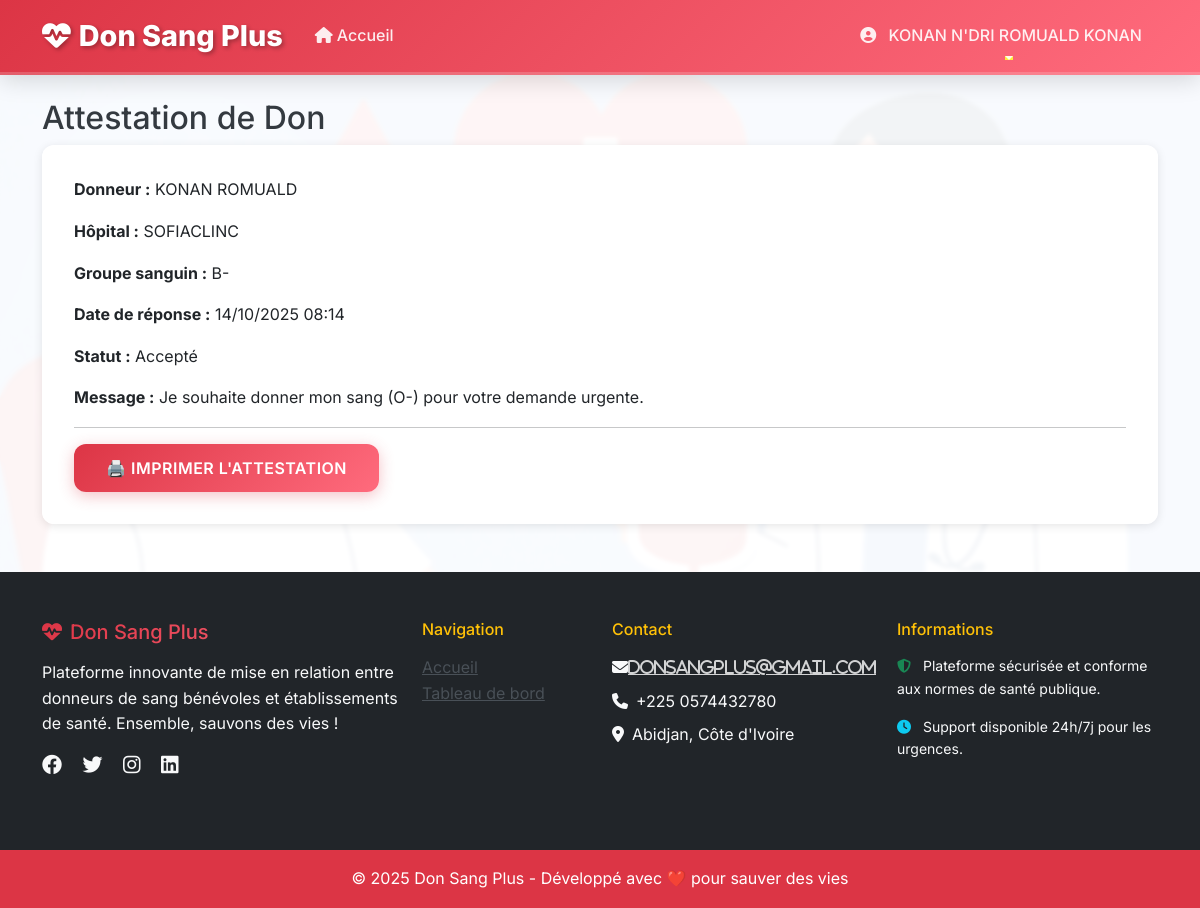
Screenshot of /donations/response/8/ (signed in) with the database file from the repository.
### accounts/models.py (models this page shows, shortened)
class CustomUser(AbstractUser):
    USER_TYPE_CHOICES = [
        ('donor', 'Donneur'),
        ('hospital', 'Hôpital'),
    ]
    VERIFICATION_STATUS_CHOICES = [
        ('pending', 'En attente de vérification'),
        ('approved', 'Approuvé'),
        ('rejected', 'Rejeté'),
    ]
    email = models.EmailField(unique=True, verbose_name="Email")
    BLOOD_TYPE_CHOICES = [
        ('A+', 'A+'),
        ('A-', 'A-'),
        ('B+', 'B+'),
        ('B-', 'B-'),
        ('AB+', 'AB+'),
        ('AB-', 'AB-'),
        ('O+', 'O+'),
        ('O-', 'O-'),
    ]
    HOSPITAL_TYPE_CHOICES = [
        ('public', 'Hôpital public'),
        ('private', 'Clinique privée'),
        ('chu', 'CHU (Centre Hospitalier Universitaire)'),
        ('military', 'Hôpital militaire'),
        ('other', 'Autre'),
    ]
    user_type = models.CharField(max_length=10, choices=USER_TYPE_CHOICES)
    city = models.CharField(max_length=100, blank=True)
    phone = models.CharField(max_length=20, blank=True)
    blood_type = models.CharField(max_length=3, blank=True, null=True)
    birth_date = models.DateField(blank=True, null=True)
    profile_picture = models.ImageField(upload_to='profile_pics/', blank=True, null=True)
    medical_history = models.TextField(blank=True, null=True, verbose_name="Antécédents médicaux")  # ✅ AJOUTE CETTE LIGNE
    hospital_name = models.CharField(max_length=200, blank=True)
    hospital_type = models.CharField(
        max_length=50,
        choices=HOSPITAL_TYPE_CHOICES,  # ✅ AJOUTE LES CHOICES
        blank=True
    )
    address = models.TextField(blank=True)
    is_verified = models.BooleanField(default=False, verbose_name="Vérifié")
    verification_status = models.CharField(
        max_length=20,
        choices=VERIFICATION_STATUS_CHOICES,
        default='pending',
        verbose_name="Statut de vérification"
    )
    hospital_license_number = models.CharField(
        max_length=50,
        blank=True,
        null=True,
        verbose_name="Numéro de licence hôpital"
    )
    verification_notes = models.TextField(
        blank=True,
        null=True,
        verbose_name="Notes de vérification (admin)"
    )
    verified_at = models.DateTimeField(null=True, blank=True, verbose_name="Vérifié le")
    verified_by = models.ForeignKey(
        'self',
        on_delete=models.SET_NULL,
        null=True,
        blank=True,
        verbose_name="Vérifié par"
    )
    class Meta:
        verbose_name = "Utilisateur"
        verbose_name_plural = "Utilisateurs"
    USERNAME_FIELD = 'email'
    REQUIRED_FIELDS = ['username']

### donations/models.py (models this page shows, shortened)
class DonationResponse(models.Model):
    STATUS_CHOICES = (
        ('pending', 'En attente'),
        ('accepted', 'Accepté'),
        ('rejected', 'Refusé'),
        ('completed', 'Terminé'),
        ('unsatisfied', 'Insatisfait'),
    )
    donor = models.ForeignKey(User, on_delete=models.CASCADE, limit_choices_to={'user_type': 'donor'})
    blood_request = models.ForeignKey(BloodRequest, on_delete=models.CASCADE)
    status = models.CharField(max_length=20, choices=STATUS_CHOICES, default='pending')
    response_date = models.DateTimeField(auto_now_add=True)
    message = models.TextField(blank=True, help_text="Message au donneur")
    class Meta:
        unique_together = ['donor', 'blood_request']

class BloodRequest(models.Model):
    URGENCY_CHOICES = (
        ('immediate', 'Immédiat (urgence vitale)'),
        ('24h', 'Dans les 24h'),
        ('planned', 'Planifié'),
    )
    STATUS_CHOICES = (
        ('pending', 'En attente'),
        ('approved', 'Approuvé'),
        ('completed', 'Effectué'),
        ('cancelled', 'Annulé'),
        ('rejected', 'Rejeté'),
    )
    hospital = models.ForeignKey(User, on_delete=models.CASCADE, limit_choices_to={'user_type': 'hospital'})
    blood_type = models.CharField(max_length=3, choices=User.BLOOD_TYPE_CHOICES)
    quantity = models.PositiveIntegerField(help_text="Nombre de poches de sang nécessaires")
    urgency = models.CharField(max_length=10, choices=URGENCY_CHOICES)
    status = models.CharField(max_length=20, choices=STATUS_CHOICES, default='pending')
    address = models.CharField(max_length=255)
    city = models.CharField(max_length=100)
    deadline = models.DateTimeField()
    description = models.TextField(blank=True)
    is_fulfilled = models.BooleanField(default=False)
    created_at = models.DateTimeField(auto_now_add=True)
    updated_at = models.DateTimeField(auto_now=True)

### donations/views.py (the view)
# urls.py: path('response/<int:response_id>/', views.response_detail, name='response_detail'),
@login_required
def response_detail(request, response_id):
    try:
        response = get_object_or_404(DonationResponse, id=response_id)
        return render(request, 'donations/response_detail.html', {'response': response})
    except Exception as e:
        print(f"Erreur response_detail: {e}")
        messages.error(request, "❌ Erreur lors du chargement des détails.")
        return redirect('donations:dashboard')

### donations/templates/donations/response_detail.html
{% extends 'base.html' %}
{% block content %}
<div class="container mt-4">
    <h2>Attestation de Don</h2>
    <div class="card">
        <div class="card-body">
            <p><strong>Donneur :</strong> {{ response.donor.get_full_name }}</p>
            <p><strong>Hôpital :</strong> {{ response.blood_request.hospital.hospital_name }}</p>
            <p><strong>Groupe sanguin :</strong> {{ response.blood_request.blood_type }}</p>
            <p><strong>Date de réponse :</strong> {{ response.response_date|date:"d/m/Y H:i" }}</p>
            <p><strong>Statut :</strong> {{ response.get_status_display }}</p>
            <p><strong>Message :</strong> {{ response.message }}</p>
            <hr>
            <button onclick="window.print()" class="btn btn-primary">🖨️ Imprimer l'attestation</button>
        </div>
    </div>
</div>
{% endblock %}

### accounts/templates/base.html (shortened to what this page needs)
{% load static %}
<!DOCTYPE html>
<html lang="fr">
<head>
    <link href="https://cdn.jsdelivr.net/npm/bootstrap@5.3.0/dist/css/bootstrap.min.css" rel="stylesheet">
    <link rel="stylesheet" href="https://cdnjs.cloudflare.com/ajax/libs/font-awesome/6.4.0/css/all.min.css">
    <link href="{% static 'css/style.css' %}" rel="stylesheet">
</head>
<body>
    <nav class="navbar navbar-expand-lg navbar-dark">
        <div class="container">
            <a class="navbar-brand glow-effect" href="/">
                <i class="fas fa-heart-pulse me-2"></i>Don Sang Plus
            </a>
            <div class="collapse navbar-collapse" id="mainNavbar">
                <ul class="navbar-nav me-auto">
                    <li class="nav-item">
                        <a class="nav-link" href="/">
                            <i class="fas fa-home me-1"></i>Accueil
                        </a>
                    </li>
                </ul>
                <ul class="navbar-nav ms-auto">
                    {% if user.is_authenticated %}
                        <li class="nav-item dropdown">
                            <a class="nav-link dropdown-toggle" href="#" data-bs-toggle="dropdown">
                                {% if user.profile_picture %}
                                <img src="{{ user.profile_picture.url }}" alt="Profil" class="rounded-circle me-2" width="30" height="30">
                                {% else %}
                                <i class="fas fa-user-circle me-2"></i>
                                {% endif %}
                                {{ user.get_full_name|default:user.username }}
                            </a>
                        </li>
                    {% endif %}
                </ul>
            </div>
        </div>
    </nav>
    <main>
        {% block content %}{% endblock %}
    </main>
    <footer class="bg-dark text-white mt-5">
        <div class="container py-5">
            <div class="row">
                <div class="col-lg-4 mb-4">
                    <h5 class="text-gradient mb-3">
                        <i class="fas fa-heart-pulse me-2"></i>Don Sang Plus
                    </h5>
                    <p class="text-light">
                        Plateforme innovante de mise en relation entre donneurs de sang bénévoles et établissements de santé.
                        Ensemble, sauvons des vies !
                    </p>
                    <div class="social-links">
                        <a href="#" class="text-light me-3"><i class="fab fa-facebook fa-lg"></i></a>
                        <a href="#" class="text-light me-3"><i class="fab fa-twitter fa-lg"></i></a>
                        <a href="#" class="text-light me-3"><i class="fab fa-instagram fa-lg"></i></a>
                        <a href="#" class="text-light"><i class="fab fa-linkedin fa-lg"></i></a>
                    </div>
                </div>
                <div class="col-lg-2 col-md-6 mb-4">
    <h6 class="text-warning mb-3">Navigation</h6>
    <ul class="list-unstyled">
        <li><a href="/" class="text-light-emphasis">Accueil</a></li>
        {% if user.is_authenticated %}
        <li>
            {% if user.user_type == 'donor' %}
            <a href="/donations/donor-dashboard/" class="text-light-emphasis">Tableau de bord</a>
            {% else %}
            <a href="/donations/hospital-dashboard/" class="text-light-emphasis">Tableau de bord</a>
            {% endif %}
        </li>
        {% else %}
        <li><a href="/accounts/signup/donor/" class="text-light-emphasis">Devenir donneur</a></li>
        <li><a href="/accounts/signup/hospital/" class="text-light-emphasis">Espace hôpital</a></li>
        {% endif %}
    </ul>
</div>
                <div class="col-lg-3 col-md-6 mb-4">
                    <h6 class="text-warning mb-3">Contact</h6>
                    <ul class="list-unstyled text-light">
                        <li class="mb-2"><i class="fas fa-envelope me-2"><a href="mailto:donsangplus@gmail.com">donsangplus@gmail.com</a></i></li>
                        <li class="mb-2"><i class="fas fa-phone me-2"></i>+225 0574432780</li>
                        <li class="mb-2"><i class="fas fa-map-marker-alt me-2"></i>Abidjan, Côte d'Ivoire</li>
                    </ul>
                </div>
                <div class="col-lg-3 mb-4">
                    <h6 class="text-warning mb-3">Informations</h6>
                    <p class="text-light small">
                        <i class="fas fa-shield-alt me-2 text-success"></i>
                        Plateforme sécurisée et conforme aux normes de santé publique.
                    </p>
                    <p class="text-light small">
                        <i class="fas fa-clock me-2 text-info"></i>
                        Support disponible 24h/7j pour les urgences.
                    </p>
                </div>
            </div>
        </div>
        <div class="text-center py-3 bg-danger">
            <p class="mb-0">&copy; {% now "Y" %} Don Sang Plus - Développé avec ❤️ pour sauver des vies</p>
        </div>
    </footer>
</body>
</html>

### static/css/style.css (style rules this page uses)
:root { --primary-color: #dc3545; --secondary-color: #17a2b8; --success-color: #28a745; --warning-color: #ffc107; --danger-color: #dc3545; --info-color: #17a2b8; --light-color: #f8f9fae3; --dark-color: #343a40; --gradient-primary: linear-gradient(135deg, #dc3545 0%, #ff6b7d 100%); --gradient-secondary: linear-gradient(135deg, #17a2b8 0%, #56ccf2 100%); --shadow-light: 0 2px 10px rgba(0,0,0,0.1); --shadow-medium: 0 5px 25px rgba(0,0,0,0.15); --shadow-heavy: 0 10px 40px rgba(0,0,0,0.2); --border-radius: 12px; --transition: all 0.3s cubic-bezier(0.4, 0, 0.2, 1); }
* { margin: 0; padding: 0; box-sizing: border-box; }
body { font-family: 'Inter', 'Segoe UI', Tahoma, Geneva, Verdana, sans-serif; line-height: 1.6; color: var(--dark-color); background: url('../images/Don de Sang Stylisé.png') no-repeat center center fixed; background-size: cover; position: relative; min-height: 100vh; }
body::before { content: ''; position: fixed; top: 0; left: 0; width: 100%; height: 100%; background: rgba(255, 255, 255, 0.95); backdrop-filter: blur(2px); z-index: -1; }
.navbar { background: var(--gradient-primary) !important; backdrop-filter: blur(10px); box-shadow: var(--shadow-medium); border-bottom: 3px solid rgba(255, 255, 255, 0.2); transition: var(--transition); animation: fadeInDown 0.8s ease; }
.navbar-brand { font-weight: 800; font-size: 1.8rem; color: white !important; text-shadow: 2px 2px 4px rgba(0,0,0,0.3); transition: var(--transition); }
.nav-link { color: rgba(255, 255, 255, 0.9) !important; font-weight: 500; transition: var(--transition); position: relative; padding: 0.7rem 1rem !important; }
.nav-link::after { content: ''; position: absolute; width: 0; height: 2px; bottom: 0; left: 50%; background: #ffeb3b; transition: var(--transition); }
.card { border: none; border-radius: var(--border-radius); box-shadow: var(--shadow-light); background: rgba(255, 255, 255, 0.95); backdrop-filter: blur(10px); transition: var(--transition); overflow: hidden; animation: fadeInUp 0.6s ease; }
.card-body { padding: 2rem; }
.btn { border-radius: var(--border-radius); font-weight: 600; padding: 0.75rem 2rem; transition: var(--transition); position: relative; overflow: hidden; text-transform: uppercase; letter-spacing: 0.5px; border: none; }
.btn::before { content: ''; position: absolute; top: 0; left: -100%; width: 100%; height: 100%; background: linear-gradient(90deg, transparent, rgba(255,255,255,0.3), transparent); transition: var(--transition); }
.btn-primary { background: var(--gradient-primary); box-shadow: 0 4px 15px rgba(220, 53, 69, 0.3); }
footer { background: rgba(52, 58, 64, 0.95); backdrop-filter: blur(10px); color: white; margin-top: 5rem; }
footer a { color: rgba(255, 255, 255, 0.8); transition: var(--transition); }
.glow-effect { animation: glow 2s ease-in-out infinite alternate; }
.text-gradient { background: var(--gradient-primary); -webkit-background-clip: text; -webkit-text-fill-color: transparent; background-clip: text; }

### rows the page displays
CustomUser: get_full_name "KONAN N'DRI ROMUALD KONAN"
DonationResponse: donor.get_full_name "KONAN ROMUALD", blood_request.hospital.hospital_name "SOFIACLINC", blood_request.blood_type "B-", response_date "14/10/2025 08:14", status "Accepté", message "Je souhaite donner mon sang (O-) pour votre demande urgente."
